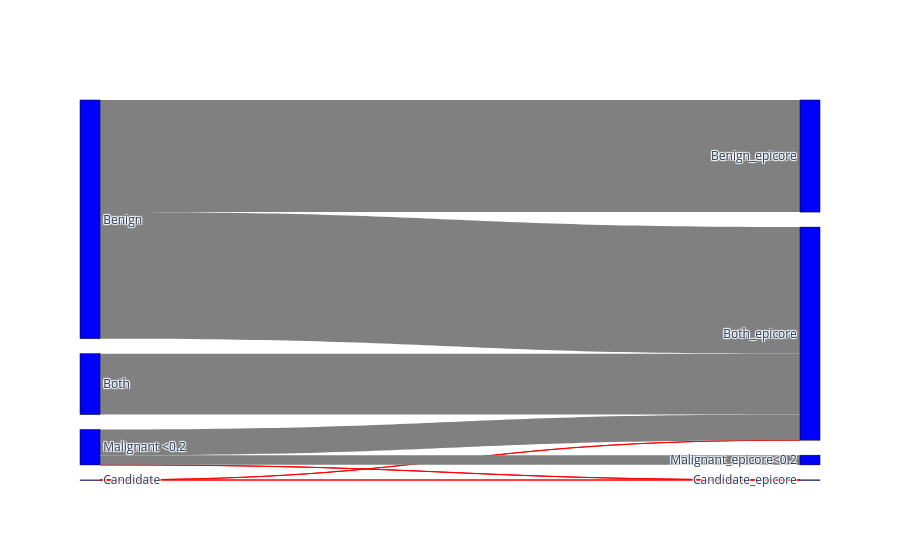

This figure's notebook cell:
### Code cell
plot_flow_all(flows)

### Figure 1 — Plotly figure (JSON) as saved in the notebook; plotly's stock layout.template omitted (floating-point values rounded to 4 significant figures)
{"data": [{"link": {"color": ["red", "red", "red", "red", "red", "grey", "grey", "grey", "red", "grey", "grey", "grey", "red", "grey", "grey", "grey"], "source": [0, 0, 0, 0, 1, 1, 1, 1, 2, 2, 2, 2, 3, 3, 3, 3], "target": [4, 5, 6, 7, 4, 5, 6, 7, 4, 5, 6, 7, 4, 5, 6, 7], "value": [13, 0, 0, 48, 109, 9817, 0, 25903, 0, 0, 113485, 128162, 0, 0, 0, 61656]}, "node": {"color": "blue", "label": ["Candidate", "Malignant <0.2", "Benign", "Both", "Candidate_epicore", "Malignant_epicore<0.2", "Benign_epicore", "Both_epicore"], "line": {"color": "black", "width": 0.5}, "pad": 15, "thickness": 20}, "type": "sankey", "valueformat": ".0f", "valuesuffix": "TWh"}], "layout": {}}
